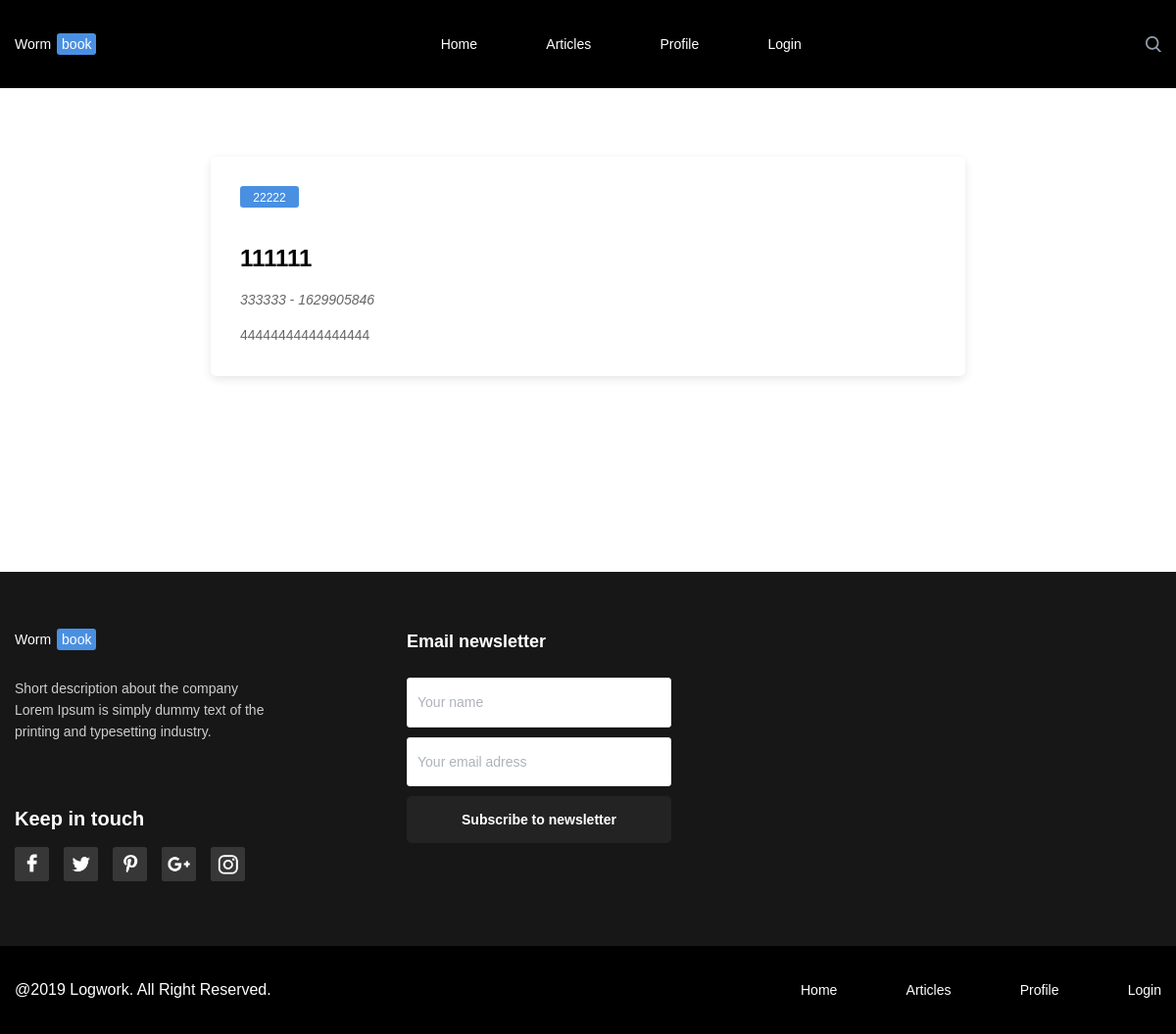
/post/4, run on an earlier commit of the app's database.
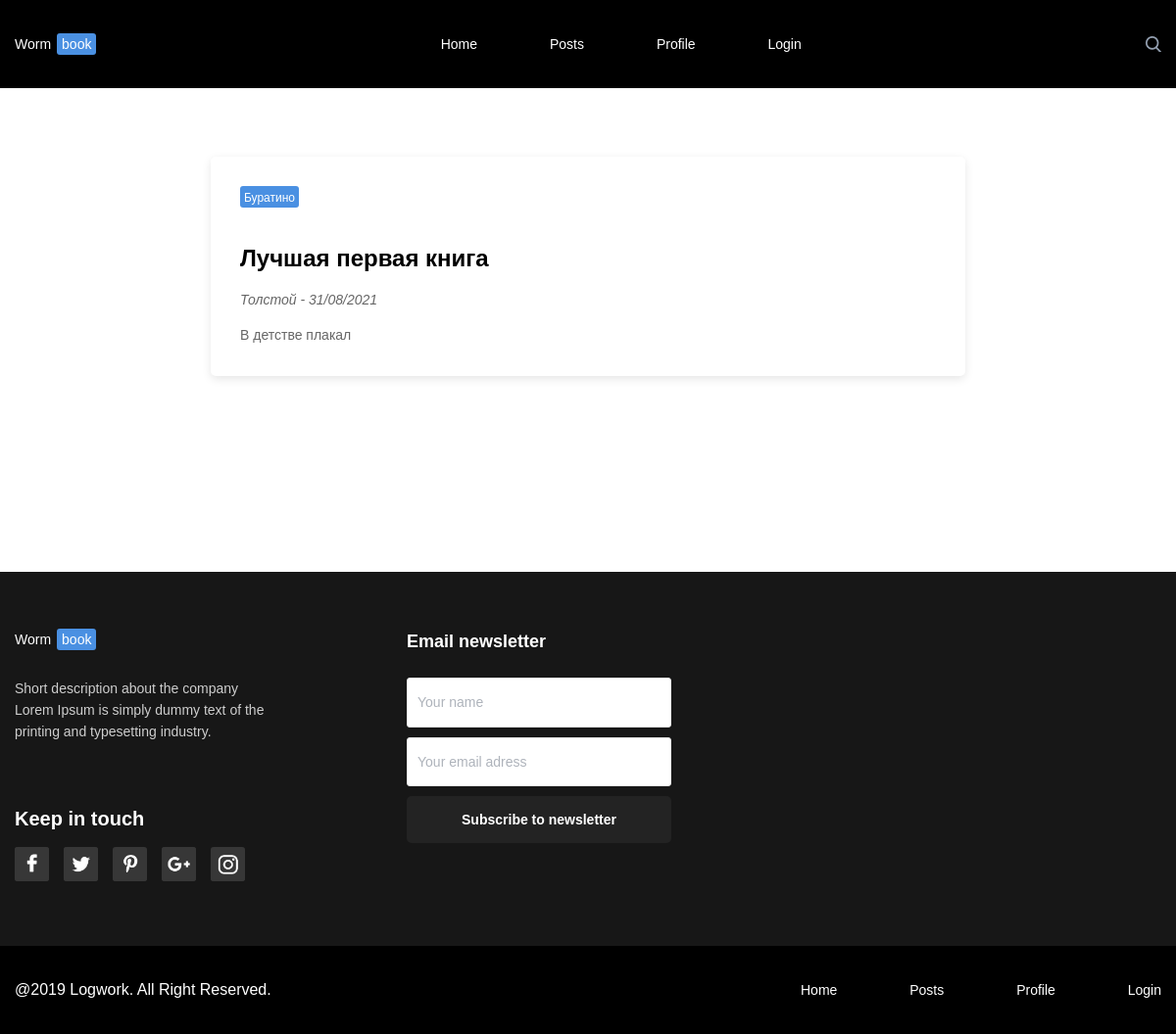
And on a later commit of the database.
### tables this page shows
CREATE TABLE menu (
id integer primary key autoincrement,
title text not null,
url text not null
);

CREATE TABLE posts (
id integer PRIMARY KEY AUTOINCREMENT,
id_user integer NOT NULL,
article text NOT NULL,
book text NOT NULL,
author text NOT NULL,
post text NOT NULL,
time integer NOT NULL
);

### main.py (the view)
@app.route("/post/<int:post_id>")
def show_post(post_id):
    return render_template('post.html', title=title, post_id=post_id, soc_links=soc_links, menu=dbase.getMenu(), posts=dbase.getPost(
        post_id))

### FDataBase.py (called while the page is built)
    def getMenu(self):
        sql = '''SELECT * FROM menu'''
        try:
            self.__cur.execute(sql)
            res = self.__cur.fetchall()
            if res: return res
        except:
            print("Ошибка чтения из БД")
        return []

    def getPost(self, post_id=None):
        if post_id:
            sql = f'''SELECT * FROM posts WHERE id = {post_id} LIMIT 1'''
        else:
            sql = '''SELECT * FROM posts'''
        try:
            self.__cur.execute(sql)
            res = self.__cur.fetchall()
            if res:
                return res
        except:
            print("Ошибка чтения из БД")
        return []

### main.py (called while the page is built)
@app.before_request
def before_request():
    global dbase
    db = get_db()
    dbase = FDataBase(db)

def get_db():
    if not hasattr(g, 'link_db'):
        g.link_db = connect_db()
    return g.link_db

def connect_db():
    conn = sqlite3.connect(app.config['DATABASE'])
    conn.row_factory = sqlite3.Row
    return conn

### templates/post.html (shortened to what this page needs)
{% extends 'base.html' %}
{% block content %}
{% for post in posts -%}
    <div class="two-column content__two-column">
        <section class="column-main">
            <article class="big-post column-main__big-post">
                    <div class="post">
                        <p class="card big-post__card">{{post.book}}</p>
                            <h2 class="">{{post.article}}</h2>
                        <p class="big-post__subtitle">{{post.author}} - {{post.time}}</p>
                        <p class="big-post__text">{{post.post}}</p>
                    </div>
            </article>
        </section>
    </div>
{% endfor -%}
{% endblock content %}

### templates/base.html (shortened to what this page needs)
<!DOCTYPE html>
<html lang="en">
<head>
    <link rel="stylesheet" href="{{url_for('static', filename="/css/pages/base.css")}}">
</head>
<body>
  <div class="page">
    <section class="header">
        <div class="header__content">
        <h1 class="logo header__logo">
          {{title.split()[0]}}<span class="logo__card">{{title.split()[1]}}</span>
        </h1>
        {% block mainmenu -%}
        <nav class="navigation">
          <ul class="navigation__link-list">
            {% for link in menu -%}
            <li class="navigation__list-item navigation__list-item_border"><a href="{{link.url}}" class="navigation__link">{{link.title}}</a></li>
            {% endfor -%}
          </ul>
        </nav>
        {% endblock mainmenu -%}
        <div class="header__search"></div>
      </div>
    </section>
    <main class="content page__content">
      {% block content %}
      {% endblock content %}
    </main>
    <footer class="footer page__footer">
      {% block footer %}
      <section class="footer__top-row">
        <div class="footer__about footer__about_margin_right">
          <p class="logo footer__logo">
            {{title.split()[0]}}<span class="logo__card">{{title.split()[1]}}</span>
          </p>
          <p class="footer__text">Short description about the company Lorem Ipsum
                                is simply dummy text of the printing and typesetting industry.
          </p>
          <div class="social-links footer__social-links">
            <h2 class="social-links__head">Keep in touch</h2>
            <ul class="social-links__list">
              {% block soc_menu_links -%}
              {% for link in soc_links -%}
              <li class="social-links__list-item social-links__list-item_border">
                <a href="{{link.url}}" class="social-links__link">
                  <img src="{{link.icon}}" alt="{{link.alt}}" class="social-links__pic">
                </a>
              </li>
              {% endfor -%}
              {% endblock soc_menu_links -%}
            </ul>
          </div>
        </div>
        <section class="newsletter footer__newsletter">
          <h2 class="newsletter__head">Email newsletter</h2>
          <input type="text" class="newsletter__name newsletter__name_place_footer" placeholder="Your name">
          <input type="email" class="newsletter__email newsletter__email_place_footer" placeholder="Your email adress">
          <button class="big-button newsletter__big-button">Subscribe to newsletter</button>
        </section>
      </section>
      <section class="footer__bottom-row">
        <div class="footer__bottom-row-content">
          <p class="footer__copi-right">@2019 Logwork. All Right Reserved.</p>
          <nav class="navigation">
            <ul class="navigation__link-list">
              {% for link in menu -%}
              <li class="navigation__list-item navigation__list-item_border"><a href="{{link.url}}" class="navigation__link">{{link.title}}</a></li>
              {% endfor -%}
            </ul>
          </nav>
        </div>
      </section>
    {% endblock footer %}
    </footer>
  </div>
</body>
</html>

### static/css/blocks/page/page.css (style rules this page uses)
.page { max-width: 1920px; display: flex; flex-direction: column; font-family: "PT-sans", sans-serif; margin: 0 auto; }

### static/css/blocks/content/content.css (style rules this page uses)
.content { display: flex; flex-direction: column; width: 1170px; margin: 0 auto; }

### static/css/blocks/logo/logo.css (style rules this page uses)
.logo { font-size: 14px; line-height: 18px; font-weight: normal; }

### static/css/blocks/card/card.css (style rules this page uses)
.card { background-color: #4A90E2; border-radius: 3px; font-weight: normal; font-size: 12px; line-height: 16px; color: white; margin: 0; width: 60px; text-align: center; padding: 4px 0 2px; }

### static/css/blocks/header/header.css (style rules this page uses)
.header { max-width: 1920px; min-height: 90px; background-color: black; display: flex; justify-content: center; align-items: center; color: white; }

### static/css/blocks/two-column/two-column.css (style rules this page uses)
.two-column { display: flex; justify-content: center; }

### static/css/blocks/column-main/column-main.css (style rules this page uses)
.column-main { width: 770px; display: flex; flex-direction: column; }

### static/css/blocks/big-post/big-post.css (style rules this page uses)
.big-post { position: relative; box-sizing: border-box; }

### static/css/blocks/post/post.css (style rules this page uses)
.post { box-sizing: border-box; padding: 70px 30px 30px 30px; border-radius: 5px; box-shadow: 0px 3px 10px rgba(0, 0, 0, 0.1); background-color: white; }

### static/css/blocks/big-button/big-button.css (style rules this page uses)
.big-button { font-weight: bold; font-size: 14px; line-height: 18px; color: white; background: #232323; border-radius: 5px; padding: 15px 0; border: 0; }

### static/css/blocks/newsletter/newsletter.css (style rules this page uses)
.newsletter { display: flex; flex-direction: column; }

### static/css/blocks/footer/footer.css (style rules this page uses)
.footer { display: flex; flex-direction: column; align-items: center; max-width: 1920px; min-width: 1170px; background-color:#171717; }

### static/css/blocks/page/__content/page__content.css (style rules this page uses)
.page__content { margin: 0 auto; }

### static/css/blocks/page/__footer/page__footer.css (style rules this page uses)
.page__footer { margin-top: 200px; }

### static/css/blocks/content/__two-column/content__two-column.css (style rules this page uses)
.content__two-column { margin-top: 70px; }

### static/css/blocks/logo/__card/logo__card.css (style rules this page uses)
.logo__card { padding: 3px 5px; background-color: #4A90E2; border-radius: 3px; margin-left: 6px; }

### static/css/blocks/navigation/__link-list/navigation__link-list.css (style rules this page uses)
.navigation__link-list { list-style: none; display: flex; justify-content: space-between; min-width: 368px; height: 18px; padding: 0; }

### static/css/blocks/navigation/__link/navigation__link.css (style rules this page uses)
.navigation__link { text-decoration: none; color: white; font-size: 14px; line-height: 18px; }

### static/css/blocks/header/__search/header__search.css (style rules this page uses)
.header__search { background-image: url(../../../../images/Shape.png); background-size: cover; width: 16px; height: 16px; }

### static/css/blocks/header/__content/header__content.css (style rules this page uses)
.header__content { display: flex; justify-content: space-between; align-items: center; min-width: 1170px; background-color: black; }

### static/css/blocks/header/__logo/header__logo.css (style rules this page uses)
.header__logo { margin: 0; }

### static/css/blocks/column-main/__big-post/column-main__big-post.css (style rules this page uses)
.column-main__big-post { margin: 180px 0 0 0; }
.column-main__big-post:nth-of-type(1) { margin: 0 0 0 0; }

### static/css/blocks/big-post/__subtitle/big-post__subtitle.css (style rules this page uses)
.big-post__subtitle { margin: 15px 0 0 0; font-weight: normal; font-size: 14px; line-height: 18px; color: #666666; font-style: italic; }

### static/css/blocks/big-post/__text/big-post__text.css (style rules this page uses)
.big-post__text { margin: 15px 0 0 0; font-weight: normal; font-size: 14px; line-height: 24px; color: #666666; }

### static/css/blocks/big-post/__card/big-post__card.css (style rules this page uses)
.big-post__card { position: absolute; top: 30px; left: 30px; }

### static/css/blocks/newsletter/__email/newsletter__email.css (style rules this page uses)
.newsletter__email { margin: 10px 0 10px 0; min-height: 50px; background: #FFFFFF; border: 1px solid #E5E5E5; box-sizing: border-box; border-radius: 3px; padding: 15px 10px; }
.newsletter__email::placeholder { font-weight: normal; font-size: 14px; line-height: 18px; color: #AEB3BB; }

### static/css/blocks/newsletter/__head/newsletter__head.css (style rules this page uses)
.newsletter__head { font-weight: bold; font-size: 18px; line-height: 23px; margin: 0; }

### static/css/blocks/newsletter/__name/newsletter__name.css (style rules this page uses)
.newsletter__name { min-height: 50px; background: #FFFFFF; border: 1px solid #E5E5E5; box-sizing: border-box; border-radius: 3px; padding: 15px 10px; }
.newsletter__name::placeholder { font-weight: normal; font-size: 14px; line-height: 18px; color: #AEB3BB; }

### static/css/blocks/newsletter/__big-button/newsletter__big-button.css (style rules this page uses)
.newsletter__big-button { margin: 0; }

### static/css/blocks/footer/__about/footer__about.css (style rules this page uses)
.footer__about { width: 270px; }

### static/css/blocks/footer/__bottom-row/footer__bottom-row.css (style rules this page uses)
.footer__bottom-row { display: flex; justify-content: center; width: 100%; background-color: black; }

### static/css/blocks/footer/__copi-right/footer__copi-right.css (style rules this page uses)
.footer__copi-right { color: white; }

### static/css/blocks/footer/__text/footer__text.css (style rules this page uses)
.footer__text { font-weight: normal; font-size: 14px; line-height: 22px; color: #CECECE; margin: 30px 0 0 0; }

### static/css/blocks/footer/__top-row/footer__top-row.css (style rules this page uses)
.footer__top-row { min-width: 1170px; display: flex; background-color:#171717; color: white; padding: 60px 0 50px; }

### static/css/blocks/footer/__bottom-row-content/footer__bottom-row-content.css (style rules this page uses)
.footer__bottom-row-content { display: flex; justify-content: space-between; align-items: center; min-height: 90px; min-width: 1170px; }

### static/css/blocks/footer/__newsletter/footer__newsletter.css (style rules this page uses)
.footer__newsletter { width: 270px; }

### static/css/blocks/footer/__logo/footer__logo.css (style rules this page uses)
.footer__logo { margin: 0; }

### static/css/blocks/footer/__social-links/footer__social-links.css (style rules this page uses)
.footer__social-links { margin: 65px 0 0 0; }

### static/css/blocks/social-links/__head/social-links__head.css (style rules this page uses)
.social-links__head { font-weight: bold; font-size: 20px; line-height: 26px; margin: 0; }

### static/css/blocks/social-links/__list-item/social-links__list-item.css (style rules this page uses)
.social-links__list-item { background-color: #373737; border-radius: 3px; margin-left: 15px; }
.social-links__list-item:nth-of-type(1) { margin-left: 0; }

### static/css/blocks/social-links/__list/social-links__list.css (style rules this page uses)
.social-links__list { list-style: none; padding: 0; display: flex; }

### static/css/blocks/social-links/__pic/social-links__pic.css (style rules this page uses)
.social-links__pic { width: 35px; object-fit: cover; border-radius: 3px; }

### static/css/blocks/social-links/__link/social-links__link.css (style rules this page uses)
.social-links__link { width: 35px; height: 35px; display: flex; justify-content: center; align-items: center; }

### static/css/blocks/newsletter/__name/_place/newsletter__name_place_footer.css (style rules this page uses)
.newsletter__name_place_footer { margin: 25px 0 0 0; }

### static/css/blocks/footer/__about/_margin/footer__about_margin_right.css (style rules this page uses)
.footer__about_margin_right { margin-right: 130px; }

What changed in the data, as far as the page shows it:
removed menu: title "Articles"
removed posts: book "22222", article "111111", author "333333", time "1629905846", post "44444444444444444"
added menu: title "Posts"
added posts: book "Буратино", article "Лучшая первая книга", author "Толстой", time "31/08/2021", post "В детстве плакал"
